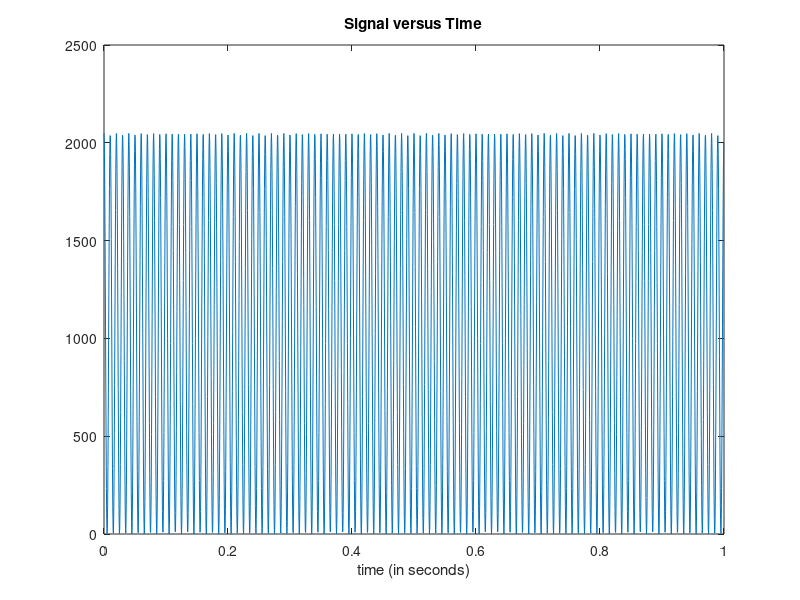
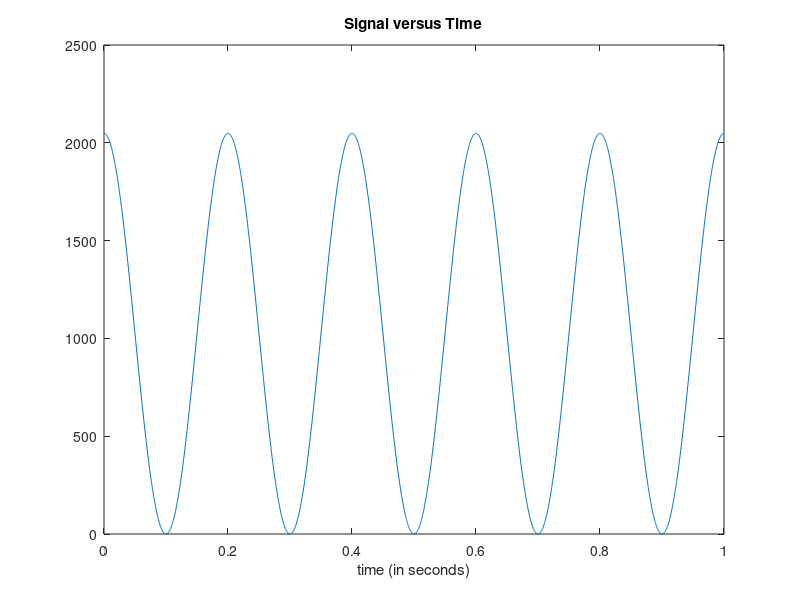

The MATLAB script that drew these images, in order:
clc;
clear all;
close all;

%%Time specifications:
Fs = 2048;                   % samples per second
dt = 1/Fs;                   % seconds per sample
StopTime = 1;%0.25;             % seconds
t = (0:dt:StopTime-dt)';     % seconds
%%Sine wave:
Fc0 = 100;                     % hertz
% get sin value, in range 0.0-1.0 and convert from float to int, range from 0-0xFF 
x = int64(Fs * ((cos(2*pi*Fc0*t)+ 1.0000)/ 2.0000)) ; 

% Plot the signal versus time:
figure;
plot(t,x);
xlabel('time (in seconds)');
title('Signal versus Time');
%zoom xon;

%%Sine wave:
Fc1 = 5;                     % hertz
x2 = int64(Fs * ((cos(2*pi*Fc1*t)+ 1.0000)/ 2.0000)) ; 

% Plot the signal versus time:
figure;
plot(t,x2);
xlabel('time (in seconds)');
title('Signal versus Time');

fileID = fopen('sine0_2048.mem','w');
fprintf(fileID,'%x \n',x); % Line by line
%fprintf(fileID,'%x ',ivalue);%space between values
fclose(fileID);

fileID = fopen('sine1_2048.mem','w');
fprintf(fileID,'%x \n',x2); % Line by line
%fprintf(fileID,'%x ',ivalue);%space between values
fclose(fileID);
